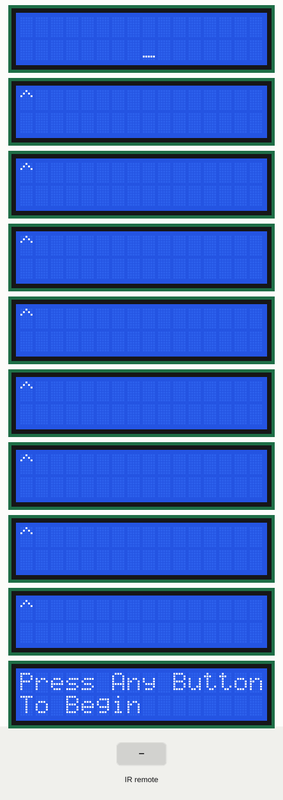
Bench run of a sketch on a simulated Arduino Uno, built with avr-gcc and run on an emulated ATmega328P. On the bench: 10 × 16×2 character LCD. The inputs (shaded band) are chosen by the test bench.

Above: at 1.4 s.
1.5 s: infrared code 0xF609FF00 received
At 2.0 s:
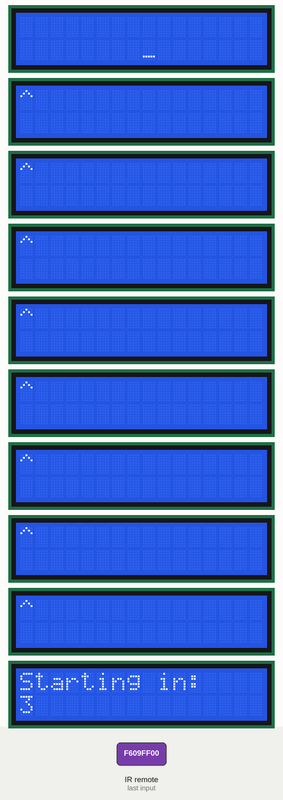
4.5 s: infrared code 0xEA15FF00 received
At 5.59 s:
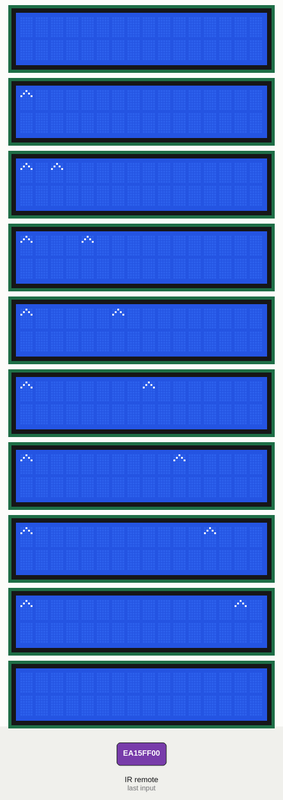
7.3 s: infrared code 0xF807FF00 received
8.8 s: infrared code 0xEA15FF00 received
10.8 s: infrared code 0xEA15FF00 received
At 11.02 s:
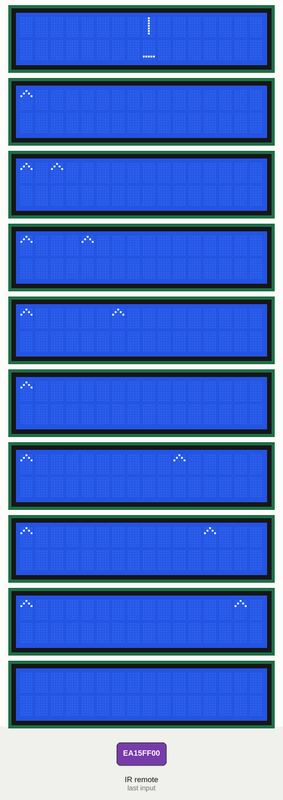
Timing chart, 0 to 13.6 s (numbered marks = the images above; inputs shaded):
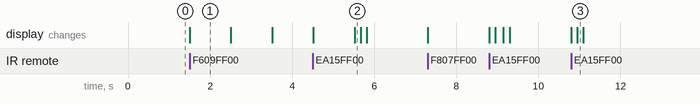

Measured:
- after the input at 1.5 s, the display: changes at once (image 1)
- after the input at 4.5 s, the display: first differs from a run without the input after 1.0 s (image 2)
- after the input at 10.8 s, the display: first changes at once (image 3 shows a later state)
- what the display in image 1 shows lasts 1.0 s, from 1.5 s to 2.5 s

The sketch:

SpaceInvaders.ino
```cpp
#include <LiquidCrystal.h>
#include <IRremote.hpp>
#include "Player.h"
#include "Alien.h"

//Objects
Player player;
Alien aliens[]{
  Alien(0),
  Alien(2),
  Alien(4),
  Alien(6),
  Alien(8),
  Alien(10),
  Alien(12),
  Alien(14)
};


//liquidcrystal setup
const int rs = 12, en = 11, d4 = 5, d5 = 4, d6 = 3, d7 = 2;
LiquidCrystal lcd(rs, en, d4, d5, d6, d7);

//Ir Remote setup
const int IrReceiverPin = 8;

//Button Setup
const unsigned long rightButton = 0xF609FF00;
const unsigned long shootButton = 0xEA15FF00;
const unsigned long leftButton = 0xF807FF00;


//custom characters
byte shoot[] = {
  B00000,
  B00100,
  B00100,
  B00100,
  B00000,
  B00000,
  B11111,
  B00000
};

byte receiveShoot[] = {
  B00100,
  B01010,
  B10001,
  B00000,
  B00100,
  B00100,
  B00100,
  B00000
};

byte explode[] = {
  B10001,
  B01010,
  B00100,
  B01010,
  B10001,
  B00000,
  B00000,
  B00000
};

int countdown(){
  for (int i = 3; i >= 0; i--) {
    lcd.clear();
    lcd.setCursor(0, 0);
    lcd.print("Starting in:");
    lcd.setCursor(0, 1);
    lcd.print(i);
    delay(1000);
  }
}

void setup() {
  //liquidcrystal
  lcd.begin(16, 2);
  lcd.setCursor(0, 0);
  lcd.print("Press Any Button");
  lcd.setCursor(0, 1);
  lcd.print("To Begin");

  //IR
  IrReceiver.begin(IrReceiverPin, ENABLE_LED_FEEDBACK);

  //Create Custom Characters
  lcd.createChar(0, shoot);
  lcd.createChar(1, receiveShoot);
  lcd.createChar(2, explode);

  while (!IrReceiver.decode()) {
    IrReceiver.resume();
  }

  countdown();
  lcd.clear();
  player.initPlayer();
   for (Alien& alien : aliens) {
    alien.initAlien();
  }
}

void loop() {
  if (IrReceiver.decode()) {
    unsigned long value = IrReceiver.decodedIRData.decodedRawData;
    IrReceiver.resume();

    switch (value) {
      case rightButton:
        player.movePlayerRight();
        break;
      case leftButton:
        player.movePlayerLeft();
        break;
      case shootButton:
      bool hit = false;
      for(Alien& alien : aliens){
        if(player.getPlayerXPosition() == alien.getPosition()){
          player.shoot();
          alien.receiveShot();
          hit = true;
          alien.setPositionNULL();
          break;
        }
      }
      if(!hit){
        player.shoot();
        player.missShot();
      }

        break;
      default:
        break;
    }
  }

}
```

Alien.cpp
```cpp
#include "Arduino.h"
#include "Alien.h"

Alien::Alien(int alienXPosition) : lcd(12, 11, 5, 4, 3, 2) {
    lcd.begin(16, 2);
    initAlien();
    this->alienXPosition = alienXPosition;
}

void Alien::initAlien(){
  lcd.setCursor(alienXPosition, alienYPosition);
  lcd.print("^");

}

int Alien::getPosition(){
  return alienXPosition;
}

void Alien::setPositionNULL(){
  alienXPosition = -1;
}

void Alien::move(){


}

void Alien::receiveShot(){
  lcd.setCursor(alienXPosition, alienYPosition);
  lcd.write((uint8_t)1);
  delay(200);
  lcd.setCursor(alienXPosition, alienYPosition);
  lcd.write((uint8_t)2);
  delay(150);
  lcd.setCursor(alienXPosition, alienYPosition);
  lcd.print(" ");
}
```

Alien.h
```cpp
#ifndef Alien_h
#define Alien_h
#include "Arduino.h"
#include <LiquidCrystal.h>


class Alien{
    public:
      Alien(int alienXPosition);
      void initAlien();
      void move();
      int getPosition();
      void receiveShot();
      void setPositionNULL();
    private:
      LiquidCrystal lcd;
      int alienXPosition;
      const int alienYPosition = 0;
};

#endif
```

Player.cpp
```cpp
#include "Player.h"


Player::Player() : lcd(12, 11, 5, 4, 3, 2) {
    lcd.begin(16, 2);
    initPlayer();
}

void Player::initPlayer() {
  lcd.setCursor(playerXPosition, playerYPosition);
  lcd.print("_");
}

void Player::movePlayerRight() {
  if(playerXPosition < 15){
    lcd.setCursor(playerXPosition, playerYPosition);
    lcd.print(" ");
    playerXPosition += 1;
    lcd.setCursor(playerXPosition, playerYPosition);
    lcd.print("_");
  }
}

void Player::movePlayerLeft() {
  if(playerXPosition > 0){
      lcd.setCursor(playerXPosition, playerYPosition);
      lcd.print(" ");
      playerXPosition -= 1;
      lcd.setCursor(playerXPosition, playerYPosition);
      lcd.print("_");
  }
}

void Player::shoot() {

   lcd.setCursor(playerXPosition, playerYPosition);
   lcd.write((uint8_t)0);
   delay(150);
   lcd.setCursor(playerXPosition, playerYPosition);
   lcd.print("_");

}
void Player::missShot(){
  playerYPosition = 0;
  lcd.setCursor(playerXPosition, playerYPosition);
  lcd.print("|");
  delay(150);
  lcd.setCursor(playerXPosition, playerYPosition);
  lcd.print(" ");
  playerYPosition = 1;

}

int Player::getPlayerXPosition(){
  return playerXPosition;
}
```

Player.h
```cpp
#ifndef Player_h
#define Player_h
#include "Arduino.h"
#include <LiquidCrystal.h>


class Player{
    public:
      Player();
      void movePlayerRight();
      void movePlayerLeft();
      void shoot();
      void initPlayer();
      int getPlayerXPosition();
      void missShot();
    private:
      int playerXPosition = 8;
      int playerYPosition = 1;
      LiquidCrystal lcd;

};

#endif
```
